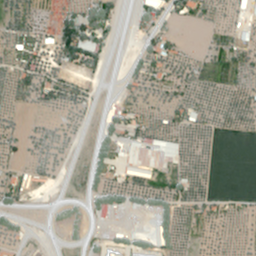
#> input picture akhisar_xs_05_04.tif, 256 x 256 px
$ jupyter execute 'NDVI Analysis.ipynb'
#> lines starting #> are read from the running program, lines starting #| are printed output that depends on the picture
[cell 1]
from skimage import io, exposure
import skimage.io
import matplotlib.pyplot as plt
import numpy as np

[cell 2]
def _read_img(image_path):
#> called with image_path = 'akhisar_xs_05_04.tif'
    img = skimage.io.imread(image_path, plugin='tifffile')
#> img is the input picture: shape (256, 256, 4); mean R, G, B, A 105.4, 99.6, 75.7, 155.5
    return img

def image_histogram(img):

    co, ce = exposure.histogram(img)

    fig = plt.figure(figsize=(10, 7))
    fig.set_facecolor('white')
    plt.plot(ce[1::], co[1::])
    plt.show()

[cell 3]
img = _read_img("akhisar_xs_05_04.tif")

[cell 4]
red_band = img[:,:,0]
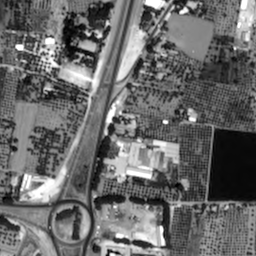
#> red_band: shape (256, 256); min 1, max 255, mean 105.4
NIR_band = img[:,:,-1]
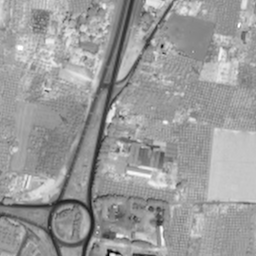
#> NIR_band: shape (256, 256); min 3, max 255, mean 155.5

NIR_band = NIR_band.astype(np.float32)
red_band = red_band.astype(np.float32)

# Allow division by zero
np.seterr(divide='ignore', invalid='ignore')

ndvi = (NIR_band - red_band) / (NIR_band + red_band)
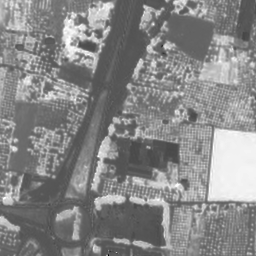
#> ndvi: shape (256, 256) float32; min -0.636, max 0.991, mean 0.227; drawn with min black and max white

[cell 5]
image_histogram(ndvi)
#> in image_histogram, `co, ce = exposure.histogram(img)`: co = 256 values, max 1471 at index 87, min 0 at index 1, mean 256; ce = 256 values from -0.633 to 0.988
#> in image_histogram, `plt.show()`:
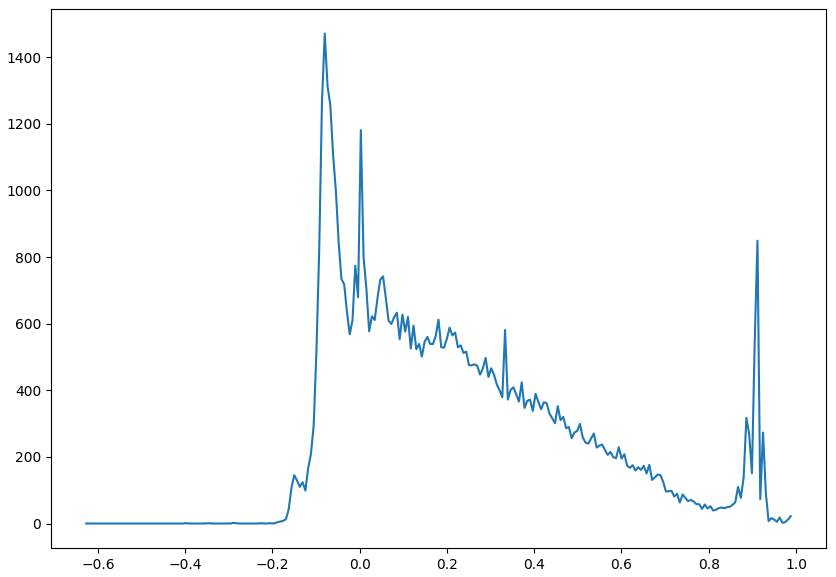
#> figure drawn by matplotlib, 1 panel; curve peaks at x = -0.0801, y = 1471
